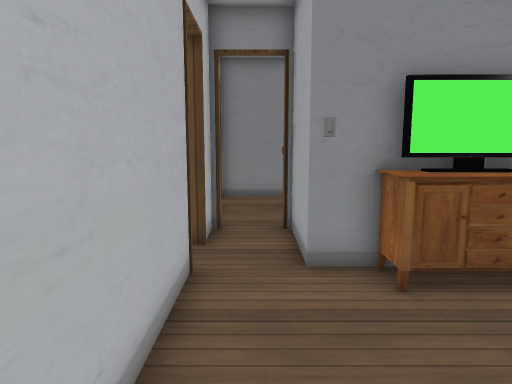
[1] (above)

17 first-person views from a walk through a 3-D level made in the Godot game engine. The camera is 1.3 m above the floor, tilts 8° down and sees 70° across. Doors that lead somewhere are drawn open, without their leaves. The floor is counted in squares, 0.5 m on a side. Each view is taken from the middle of a square. On the plan, view 1 faces up. The plan holds only what a view shows up to about 20 squares ahead; the rest is blank. The place goes on beyond the plan. Some surface patterns are stand-ins.

[2]
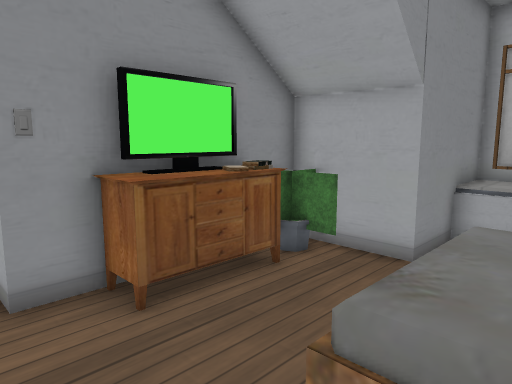

[3]
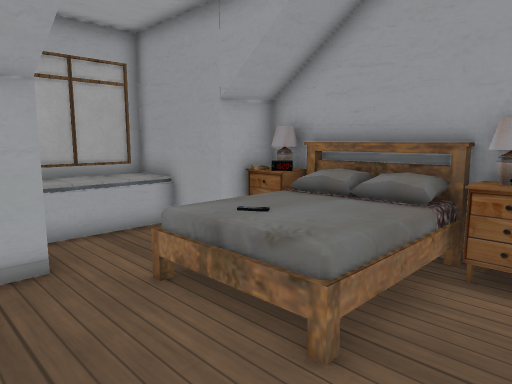

[4]
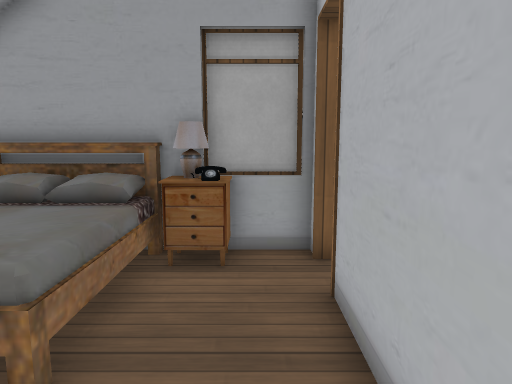

[5]
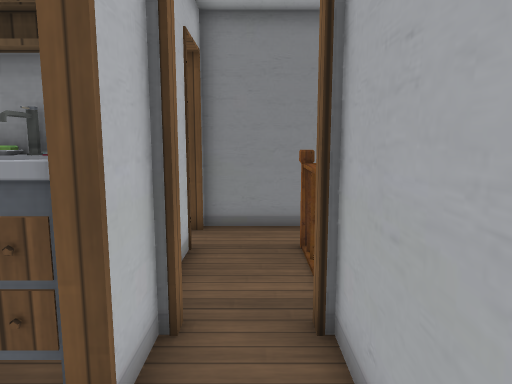

[6]
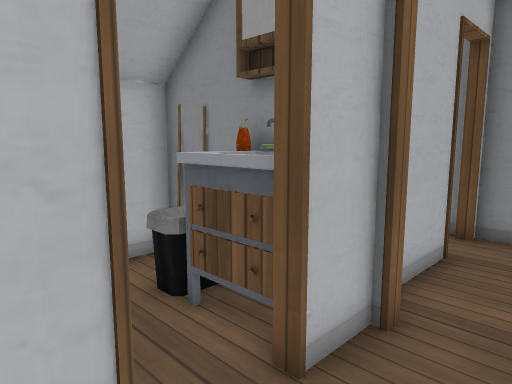

[7]
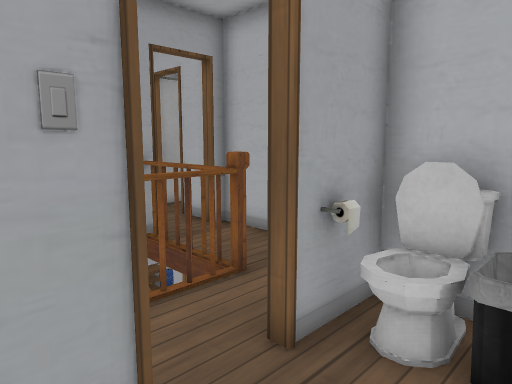

[8]
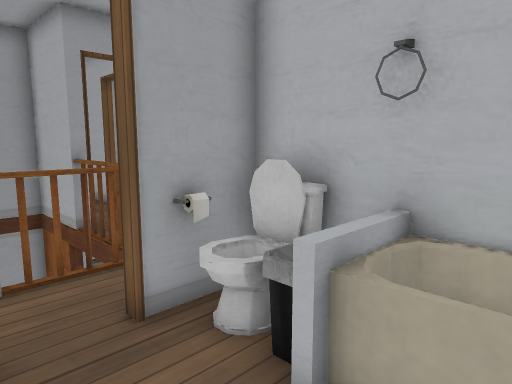

[9]
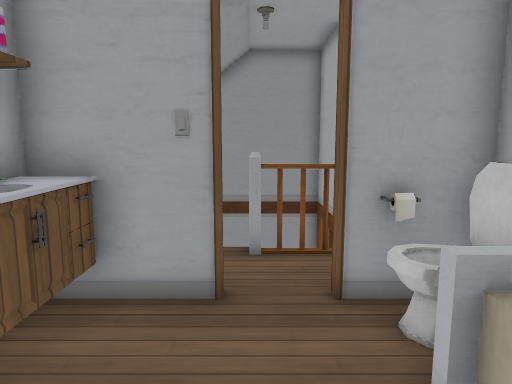

[10]
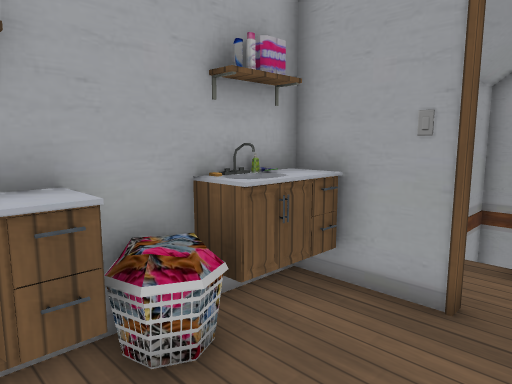

[11]
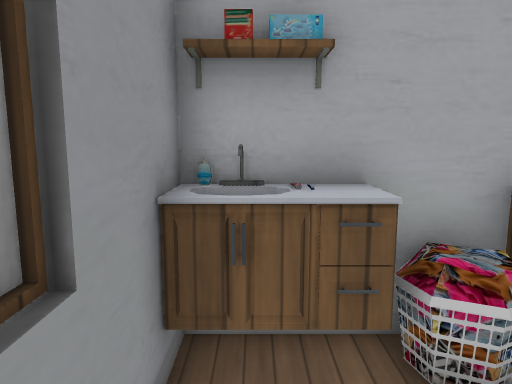

[12]
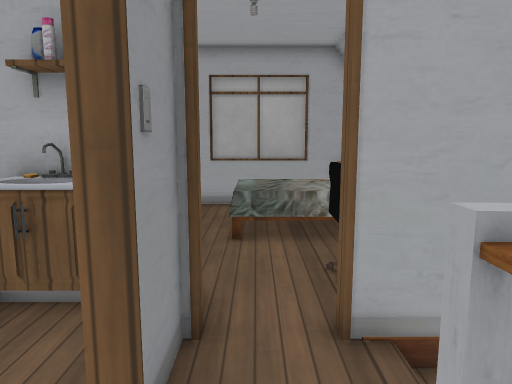

[13]
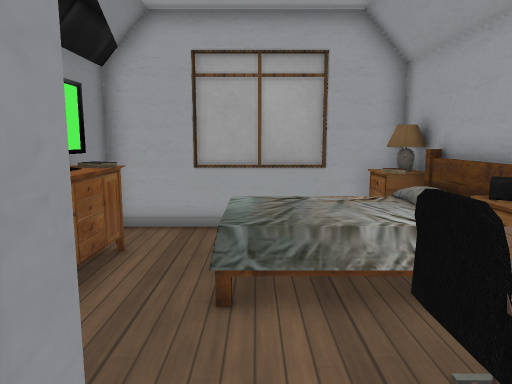

[14]
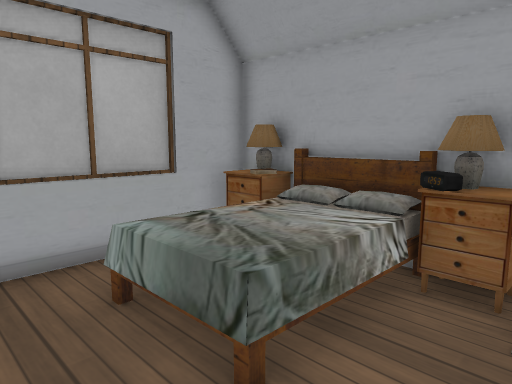

[15]
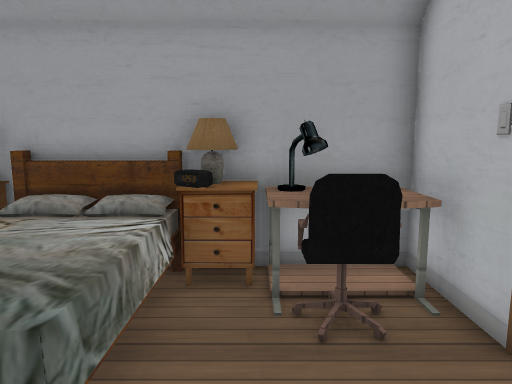

[16]
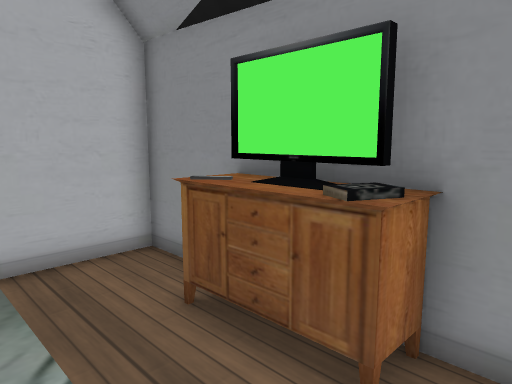

[17]
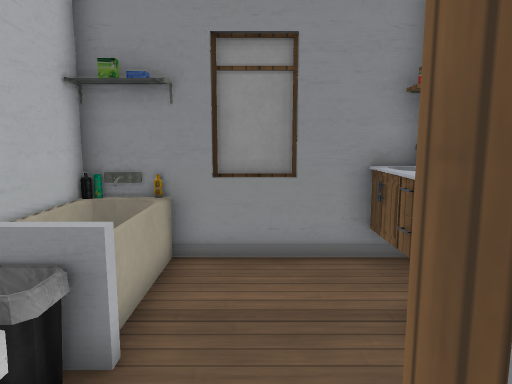

### Floor plan
Key: @ floor where view 1 was taken; # wall or solid block; x gap in a wall; . floor; / step, stairs or slope; D door; = window, fence, low wall or low ledge; ^ raised ledge; B bed; L lamp; R drawers; I bin; T toilet; A bathtub; E ladder; C chair; K books; F clock; G table; O other object.
Columns run from 7 left of view 1 to 17 right of it. Each row starts with its distance up from view 1.
 24        #########
 23        # A...=^#
 22        # A...R^#
 21        # A...=^########
 20        ###....=##########
 19        #=I...=^#...^=K..#
 18        #T=...R^#........#
 17      #####DD####...BBB..#
 16      D........D...BBBBB.#
 15      D...//../DDC.BBBBB #
 14      #..x  E /#CC.BBBBB #
 13      #..#  E  # L#FBBBO##
 12      #..#  E  #GL#LBBB###
 11 ######DD/  E
 10 # II###.#
  9   IIRRDD#    ##
  8    ..DD.#######
  7    OOOD.########
  6       #...^^OO##
  5       #.......=#
  4       #........####D
  3       #  .BBB....^^D
  2       #..BBBBB...^^D
  1       #..BBBBB  .^^D
  0       D@.BBBBB ##^^D
 -1      .D.#BBBBBO#
 -2      ##=##BBBOL#
 -3       ##########

Positions as (right, up) in squares from view 1, and headings:
1: (0, 0), facing up
2: (0, 1), facing up-right
3: (0, 6), facing down-right
4: (0, 6), facing down
5: (0, 6), facing up
6: (1, 6), facing up-left
7: (6, 20), facing down-left
8: (5, 22), facing down-left
9: (4, 23), facing down
10: (3, 23), facing down-right
11: (3, 23), facing right
12: (2, 16), facing right
13: (6, 16), facing right
14: (9, 19), facing down-right
15: (10, 19), facing down
16: (16, 16), facing up-left
17: (4, 16), facing up
